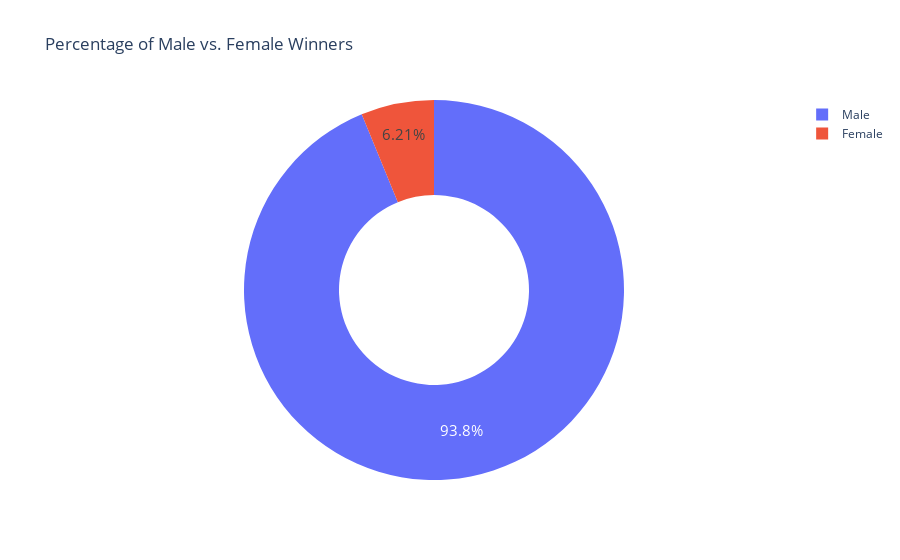

Notebook code cell kept with this figure:
### Code cell
fig = px.pie(
    title='Percentage of Male vs. Female Winners',
    labels=gender.index,
    values=gender.values,
    names=gender.index,
    hole=0.5
)
fig.update_traces(
    textposition='inside',
    textfont_size=15,
    textinfo='percent'
                 )
fig.show()

### Figure 1 — Plotly figure (JSON) as saved in the notebook; plotly's stock layout.template omitted (floating-point values rounded to 4 significant figures)
{"data": [{"domain": {"x": [0, 1], "y": [0, 1]}, "hole": 0.5, "hovertemplate": "label=%{label}<br>value=%{value}<extra></extra>", "labels": ["Male", "Female"], "legendgroup": "", "name": "", "showlegend": true, "textfont": {"size": 15}, "textinfo": "percent", "textposition": "inside", "type": "pie", "values": [876, 58]}], "layout": {"autosize": true, "legend": {"tracegroupgap": 0}, "title": {"text": "Percentage of Male vs. Female Winners"}}}
